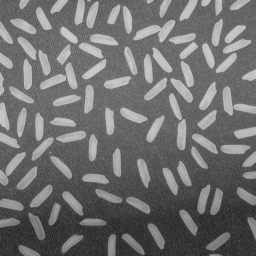
#> input picture figs/rice.png, 256 x 256 px
$ python Rice_Counter_OpenCV.py
#> lines starting #> are read from the running program, lines starting #| are printed output that depends on the picture; after the words box and inside, x2 and y2 are one past the last pixel; in counts of white or black regions, pixels touching at a corner belong together
import cv2 as cv
import numpy as np
from matplotlib import pyplot as plt
from matplotlib.colors import ListedColormap
import re
from datetime import datetime

maintain_border_pixels = True
intermediate_plots = True
show_final_plot = False

img = cv.imread('figs/rice.png')
#> img is the input picture: shape (256, 256, 3); min 40, max 204, mean 111.2
gray_image = cv.cvtColor(img, cv.COLOR_BGR2GRAY)
if intermediate_plots:
    plt.figure(figsize=(6,6))
    plt.imshow(gray_image, cmap='gray')
    plt.axis('off')
    plt.title("Grayscale Rice Image")
    plt.tight_layout()
    #plt.show()

adaptive_thresh = cv.adaptiveThreshold(gray_image, 255, cv.ADAPTIVE_THRESH_GAUSSIAN_C,
                                       cv.THRESH_BINARY, 101, 1)
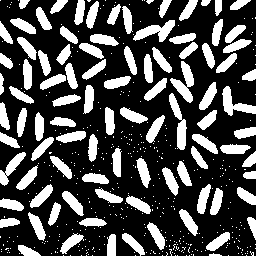
#> adaptive_thresh: shape (256, 256); 29.6% white; 477 white regions (382 under 20 px), largest, box (x1, y1, x2, y2) and area: (170, 61, 194, 103) 443, (169, 93, 187, 150) 427, (133, 20, 175, 42) 424
if intermediate_plots:
    plt.figure(figsize=(6,6))
    plt.imshow(adaptive_thresh, cmap='gray')
    plt.axis('off')
    plt.title("Adaptive Thresholding")
    plt.tight_layout()
    plt.savefig('figs/rice_binary.png')
    #plt.show()

# noise removal
kernel = cv.getStructuringElement(cv.MORPH_ELLIPSE, (3,3))
opening = cv.morphologyEx(adaptive_thresh,cv.MORPH_OPEN,kernel, iterations = 1)
#> opening: shape (256, 256); 28.7% white; 98 white regions (1 under 20 px), largest, box (x1, y1, x2, y2) and area: (133, 20, 175, 42) 421, (222, 86, 256, 116) 406, (0, 152, 26, 186) 303

if intermediate_plots:
    plt.figure(figsize=(6,6))
    plt.imshow(opening, cmap='gray')
    plt.axis('off')
    plt.title("Morphological Opening")
    plt.tight_layout()
    plt.savefig('figs/rice_opening.png')
    #plt.show()

if maintain_border_pixels:
    h, w = opening.shape
#> h = 256; w = 256
    border = 1 # width of protected border region

    border_mask = np.zeros_like(opening, dtype=np.uint8)
    border_mask[:border, :] = 1
    border_mask[-border:, :] = 1
    border_mask[:, :border] = 1
    border_mask[:, -border:] = 1

    center_mask = 1 - border_mask

    ## Finding foreground area
    # The distance transform links each pixel intensity to its distance from the nearest zero pixel
    dist_transform = cv.distanceTransform(opening,cv.DIST_L2,3)
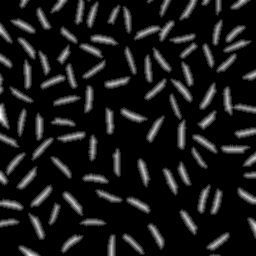
#> dist_transform: shape (256, 256) float32; min 0, max 6.68, mean 0.653; drawn with min black and max white
    # Thresholding enables to obtain the sure foreground area
    ret, dt_fg = cv.threshold(dist_transform, 0.40 * dist_transform.max(), 255, 0)
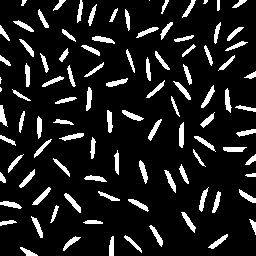
#> dt_fg: shape (256, 256) float32; 11.7% white; 100 white regions (4 under 20 px), largest, box (x1, y1, x2, y2) and area: (64, 193, 81, 213) 113, (179, 122, 184, 148) 112, (32, 187, 51, 205) 109
#> ret = 2.67
    dt_fg = np.uint8(dt_fg)

    border_fg = cv.bitwise_and(opening, opening, mask=border_mask)
#> border_fg: shape (256, 256); 0.46% white in thin lines or dots

    sure_fg = cv.bitwise_or(
        cv.bitwise_and(dt_fg, dt_fg, mask=center_mask),
        border_fg
    )

    border_fg = sure_fg & border_mask
#> border_fg: shape (256, 256); values 0 (black) and 1 (white), 0.46% white in thin lines or dots
    border_fg = cv.dilate(border_fg, kernel, iterations=1)
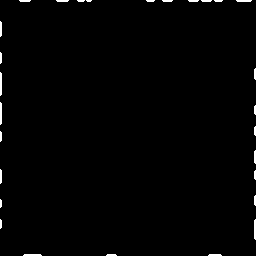
#> border_fg: shape (256, 256); values 0 (black) and 1 (white), 1% white; 28 white regions (9 under 20 px), largest, box (x1, y1, x2, y2) and area: (0, 72, 2, 96) 46, (0, 102, 2, 125) 44, (254, 219, 256, 240) 40

    # Combine back
    sure_fg = (sure_fg | border_fg).astype(np.uint8)
else:
    ## Finding foreground area
    # The distance transform links each pixel intensity to its distance from the nearest zero pixel
    dist_transform = cv.distanceTransform(opening,cv.DIST_L2,3)
    # Thresholding enables to obtain the sure foreground area
    ret, sure_fg = cv.threshold(dist_transform, 0.40 * dist_transform.max(), 255, 0)
    sure_fg = np.uint8(sure_fg)

# Marker labelling
if intermediate_plots:
    plt.figure(figsize=(6,6))
    plt.imshow(sure_fg, cmap='gray')
    plt.axis('off')
    plt.title("Sure Foreground")
    plt.tight_layout()
    plt.savefig('figs/rice_sure_fg.png')
    #plt.show()

# Counts the number of individualy connected components and associates a unique label to each component
num_labels, markers = cv.connectedComponents(sure_fg)
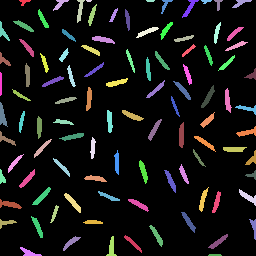
#> markers: shape (256, 256) int32; 102 distinct labels, from 0 to 101; one colour per label, 0 black
#> num_labels = 102

random_colors = np.random.rand(num_labels, 3)
#> random_colors = 102 rows, first 8: [0.549, 0.715, 0.603], [0.545, 0.424, 0.646], [0.438, 0.892, 0.964], [0.383, 0.792, 0.529], [0.568, 0.926, 0.071], [0.0871, 0.0202, 0.833], [0.778, 0.87, 0.979], [0.799, 0.461, 0.781]
random_colors[0] = [0, 0, 0]
cmap = ListedColormap(random_colors)

if intermediate_plots:
    plt.figure(figsize=(6,6))
    plt.imshow(markers, cmap=cmap)
    plt.title("Detected Labels")
    plt.axis('off')
    plt.tight_layout()
    plt.savefig('figs/rice_labels.png')
    #plt.show()

print(num_labels - 1, "labels found")
#| 101 labels found

# Normal watershed segmentation tends to over-segment the objects espacially on the borders
#cv.watershed(img, markers)

# Morphological reconstruction to expand the markers within the opening area
reconstruct = markers.astype(np.uint16)

kernel = np.ones((3,3), np.uint8)

for _ in range(40):
    new = cv.dilate(reconstruct, kernel)
    reconstruct = np.where(
        (reconstruct == 0) & (new > 0) & (opening > 0),
        new,
        reconstruct
    )
#> this loop made 40 passes
#> pass 1, `new = cv.dilate(reconstruct, kernel)`:
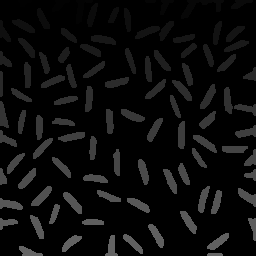
#> new: shape (256, 256) uint16; min 0, max 101, mean 11.5
#> pass 2, `reconstruct = np.where( (reconstruct == 0) & (new > 0) & (opening > 0)..`:
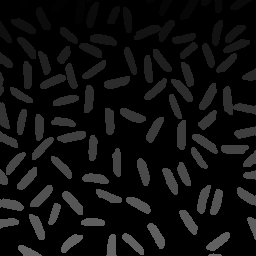
#> reconstruct: shape (256, 256) uint16; min 0, max 101, mean 15.1

# timestamp
timestamp = datetime.now().strftime("%Y-%m-%d %H:%M:%S")

plt.figure(figsize=(6,6))
plt.imshow(reconstruct, cmap=cmap)
plt.title(f"Labeled Rice Grains - {timestamp}")
plt.axis('off')
plt.tight_layout()
plt.savefig('figs/rice_coloured.png')
if show_final_plot:
    plt.show()

# Update the Readme.md file
image_path = "figs/rice_coloured.png"  # path to the saved labeled rice image

# count
rice_count = num_labels - 1
#> rice_count = 101

# simple quality statement
if rice_count == 101:
    detection_statement = "All rice grains appear to be detected."
elif rice_count < 101:
    detection_statement = "Some rice grains are missing."
else:  # rice_count > 101
    detection_statement = "Too many rice grains detected; possible over-segmentation."

# Markdown report block
report_block = f"""
**Timestamp:** {timestamp}
**Rice Count:** {rice_count}
**Detection Report:** {detection_statement}

![Labeled Rice Grains]({image_path})
""".strip()

# Update only the report section in README.md
readme_path = "README.md"

#> (the run stopped early here; a loop or call above may not have finished)
